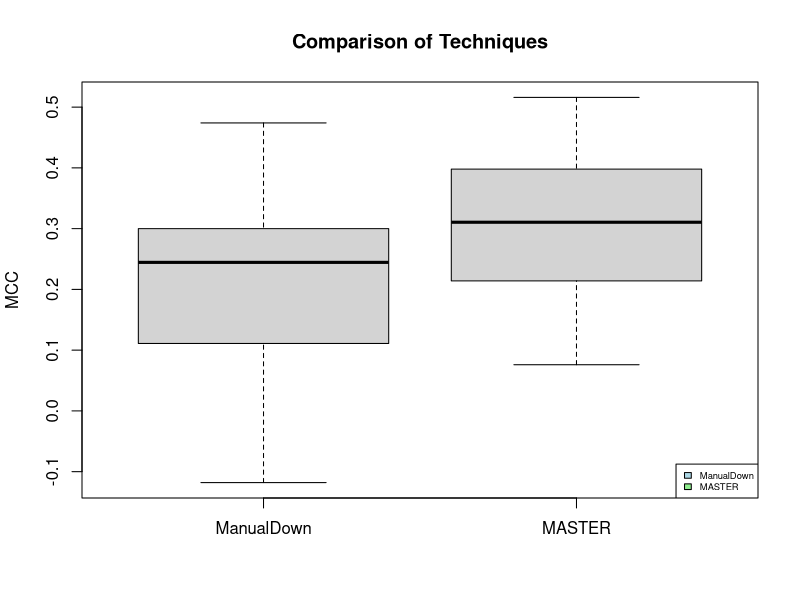

Source code (R):
# 读取CSV文件
data <- read.csv("7-(TSE24Tong)AUCandMCC.csv", header = TRUE)

# 检查数据框的前几行，确保数据正确导入
head(data)

# 替换列名中的点为下划线
colnames(data) <- gsub("\\.", "_", colnames(data))

# 使用原始数据绘制箱型图
boxplot(data$manualDown_MCC,data$MASTER_MCC,
        names=c("ManualDown", "MASTER"),
        main="Comparison of Techniques" , ylab="MCC")

# 添加图例说明，并调整位置以避免遮挡图像
legend( legend=c("ManualDown", "MASTER"), 
        fill=c("lightblue", "lightgreen", "pink"),
        "bottomright",cex=0.565) # cex调整图例大小